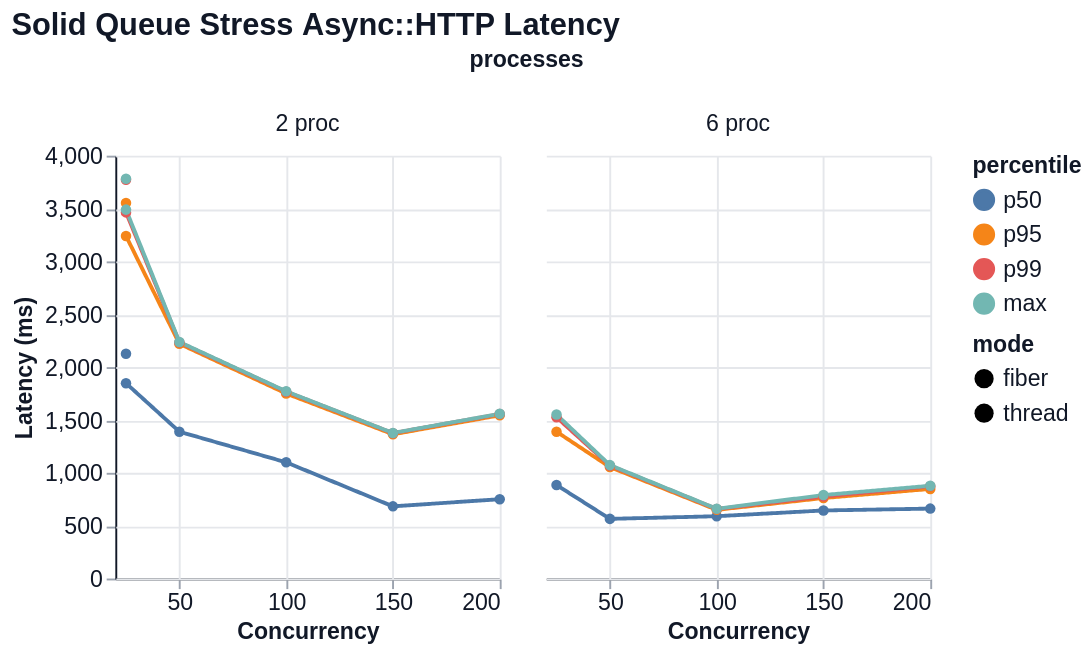

Specify this chart in Vega-Lite:
### Vega-Lite specification from a JSON file in a GitHub repository (floating-point values rounded to 4 significant figures)
{"$schema": "https://vega.github.io/schema/vega-lite/v6.json", "title": "Solid Queue Stress Async::HTTP Latency", "width": 200, "height": 220, "data": {"values": [{"mode": "thread", "concurrency": 25, "processes": "2 proc", "percentile": "p50", "value": 2127.0}, {"mode": "thread", "concurrency": 25, "processes": "2 proc", "percentile": "p95", "value": 3552.0}, {"mode": "thread", "concurrency": 25, "processes": "2 proc", "percentile": "p99", "value": 3772.0}, {"mode": "thread", "concurrency": 25, "processes": "2 proc", "percentile": "max", "value": 3782.0}, {"mode": "fiber", "concurrency": 25, "processes": "2 proc", "percentile": "p50", "value": 1848.0}, {"mode": "fiber", "concurrency": 25, "processes": "2 proc", "percentile": "p95", "value": 3241.0}, {"mode": "fiber", "concurrency": 25, "processes": "2 proc", "percentile": "p99", "value": 3464.0}, {"mode": "fiber", "concurrency": 25, "processes": "2 proc", "percentile": "max", "value": 3490.0}, {"mode": "fiber", "concurrency": 50, "processes": "2 proc", "percentile": "p50", "value": 1389.0}, {"mode": "fiber", "concurrency": 50, "processes": "2 proc", "percentile": "p95", "value": 2221.0}, {"mode": "fiber", "concurrency": 50, "processes": "2 proc", "percentile": "p99", "value": 2234.0}, {"mode": "fiber", "concurrency": 50, "processes": "2 proc", "percentile": "max", "value": 2238.0}, {"mode": "fiber", "concurrency": 100, "processes": "2 proc", "percentile": "p50", "value": 1099.0}, {"mode": "fiber", "concurrency": 100, "processes": "2 proc", "percentile": "p95", "value": 1750.0}, {"mode": "fiber", "concurrency": 100, "processes": "2 proc", "percentile": "p99", "value": 1768.0}, {"mode": "fiber", "concurrency": 100, "processes": "2 proc", "percentile": "max", "value": 1771.0}, {"mode": "fiber", "concurrency": 150, "processes": "2 proc", "percentile": "p50", "value": 682.7}, {"mode": "fiber", "concurrency": 150, "processes": "2 proc", "percentile": "p95", "value": 1364.0}, {"mode": "fiber", "concurrency": 150, "processes": "2 proc", "percentile": "p99", "value": 1375.0}, {"mode": "fiber", "concurrency": 150, "processes": "2 proc", "percentile": "max", "value": 1377.0}, {"mode": "fiber", "concurrency": 200, "processes": "2 proc", "percentile": "p50", "value": 750.4}, {"mode": "fiber", "concurrency": 200, "processes": "2 proc", "percentile": "p95", "value": 1544.0}, {"mode": "fiber", "concurrency": 200, "processes": "2 proc", "percentile": "p99", "value": 1555.0}, {"mode": "fiber", "concurrency": 200, "processes": "2 proc", "percentile": "max", "value": 1558.0}, {"mode": "fiber", "concurrency": 25, "processes": "6 proc", "percentile": "p50", "value": 884.4}, {"mode": "fiber", "concurrency": 25, "processes": "6 proc", "percentile": "p95", "value": 1389.0}, {"mode": "fiber", "concurrency": 25, "processes": "6 proc", "percentile": "p99", "value": 1526.0}, {"mode": "fiber", "concurrency": 25, "processes": "6 proc", "percentile": "max", "value": 1551.0}, {"mode": "fiber", "concurrency": 50, "processes": "6 proc", "percentile": "p50", "value": 564.2}, {"mode": "fiber", "concurrency": 50, "processes": "6 proc", "percentile": "p95", "value": 1054.0}, {"mode": "fiber", "concurrency": 50, "processes": "6 proc", "percentile": "p99", "value": 1068.0}, {"mode": "fiber", "concurrency": 50, "processes": "6 proc", "percentile": "max", "value": 1073.0}, {"mode": "fiber", "concurrency": 100, "processes": "6 proc", "percentile": "p50", "value": 589.4}, {"mode": "fiber", "concurrency": 100, "processes": "6 proc", "percentile": "p95", "value": 649.5}, {"mode": "fiber", "concurrency": 100, "processes": "6 proc", "percentile": "p99", "value": 657.4}, {"mode": "fiber", "concurrency": 100, "processes": "6 proc", "percentile": "max", "value": 660.0}, {"mode": "fiber", "concurrency": 150, "processes": "6 proc", "percentile": "p50", "value": 643.8}, {"mode": "fiber", "concurrency": 150, "processes": "6 proc", "percentile": "p95", "value": 761.5}, {"mode": "fiber", "concurrency": 150, "processes": "6 proc", "percentile": "p99", "value": 775.2}, {"mode": "fiber", "concurrency": 150, "processes": "6 proc", "percentile": "max", "value": 789.8}, {"mode": "fiber", "concurrency": 200, "processes": "6 proc", "percentile": "p50", "value": 661.5}, {"mode": "fiber", "concurrency": 200, "processes": "6 proc", "percentile": "p95", "value": 847.5}, {"mode": "fiber", "concurrency": 200, "processes": "6 proc", "percentile": "p99", "value": 872.2}, {"mode": "fiber", "concurrency": 200, "processes": "6 proc", "percentile": "max", "value": 877.8}]}, "mark": {"type": "line", "point": true, "tooltip": true}, "encoding": {"x": {"field": "concurrency", "type": "quantitative", "title": "Concurrency"}, "y": {"field": "value", "type": "quantitative", "title": "Latency (ms)"}, "color": {"field": "percentile", "type": "nominal", "sort": ["p50", "p95", "p99", "max"]}, "tooltip": [{"field": "mode", "type": "nominal"}, {"field": "concurrency", "type": "quantitative"}, {"field": "processes", "type": "nominal"}, {"field": "metric", "type": "nominal"}, {"field": "percentile", "type": "nominal"}, {"field": "value", "type": "quantitative"}], "strokeDash": {"field": "mode", "type": "nominal"}, "column": {"field": "processes", "type": "nominal", "sort": null}}, "config": {"background": "white", "axis": {"labelFont": "Helvetica", "titleFont": "Helvetica", "labelFontSize": 12, "titleFontSize": 12, "labelColor": "#111827", "titleColor": "#111827", "domainColor": "#111827", "tickColor": "#9ca3af", "grid": true, "gridColor": "#e5e7eb"}, "header": {"labelFont": "Helvetica", "titleFont": "Helvetica", "labelFontSize": 12, "titleFontSize": 12, "labelColor": "#111827", "titleColor": "#111827"}, "legend": {"labelFont": "Helvetica", "titleFont": "Helvetica", "labelFontSize": 12, "titleFontSize": 12, "labelColor": "#111827", "titleColor": "#111827"}, "title": {"font": "Helvetica", "fontSize": 16, "anchor": "start", "color": "#111827"}, "view": {"stroke": null}}}
